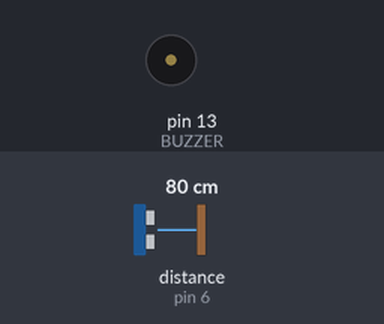
Recording of a sketch running on a simulated Arduino Uno, built with avr-gcc and run on an emulated ATmega328P. On the bench: buzzer (waves = sounding). Wiring (inferred from the names in the program): ultrasonic range finder: trigger pin 7; echo pin 6. Inputs (shaded band) come from the test bench; at power-on: distance to the obstacle (sensor on pin 6) 80 cm. The echo pulse lasts 58.3 µs per cm.

Above: at 1.2 s.
1.3 s: distance to the obstacle (sensor on pin 6) set to 12 cm
2.8 s: distance to the obstacle (sensor on pin 6) set to 9 cm
At 3.5 s:
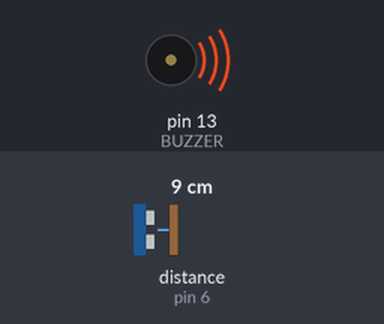
4.3 s: distance to the obstacle (sensor on pin 6) set to 18 cm
At 4.6 s:
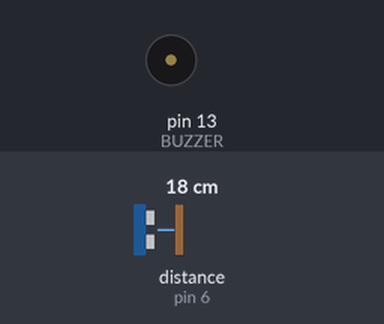
5.8 s: distance to the obstacle (sensor on pin 6) set to 2 cm
At 6.8 s:
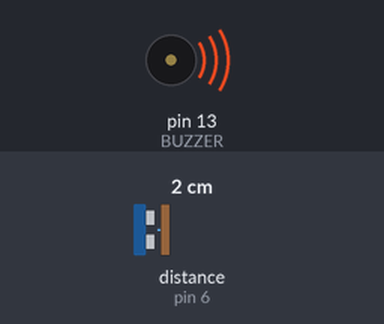
Timing chart, 0 to 8.3 s (numbered marks = the images above; inputs shaded):
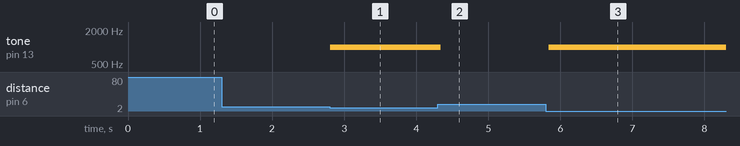

Measured:
- the behaviour switches between 11 and 10 cm on distance to the obstacle (sensor on pin 6) (found by bisection; images 0 and 1)
- after the input at 1.3 s, every drawn part: stays the same
- after the input at 2.8 s, tone on pin 13 (BUZZER): silent → 1000 Hz at once
- after the input at 4.3 s, tone on pin 13 (BUZZER): 1000 Hz → silent at once
- after the input at 5.8 s, tone on pin 13 (BUZZER): silent → 1000 Hz at once

The sketch:

09_ultrasonido_buzzer_alarma.ino
```cpp
const byte TRIG = 7, ECHO = 6, BUZZER = 13;
const float UMBRAL_CM = 10.0f;

void setup() {
  pinMode(TRIG, OUTPUT);
  pinMode(ECHO, INPUT);
  pinMode(BUZZER, OUTPUT);
}

void loop() {
  digitalWrite(TRIG, LOW);
  delayMicroseconds(2);
  digitalWrite(TRIG, HIGH);
  delayMicroseconds(10);
  digitalWrite(TRIG, LOW);

  unsigned long duracion = pulseIn(ECHO, HIGH, 30000UL);
  if (duracion == 0) {
    noTone(BUZZER);
    delay(50);
    return;
  }

  float distanciaCm = duracion * 0.0343f / 2.0f;
  if (distanciaCm < UMBRAL_CM) tone(BUZZER, 1000);
  else noTone(BUZZER);
  delay(50);
}
```
